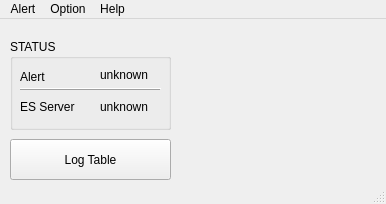
<?xml version="1.0" encoding="UTF-8"?>
<ui version="4.0">
 <class>MainWindow</class>
 <widget class="QMainWindow" name="MainWindow">
  <property name="geometry">
   <rect>
    <x>0</x>
    <y>0</y>
    <width>386</width>
    <height>204</height>
   </rect>
  </property>
  <property name="sizePolicy">
   <sizepolicy hsizetype="Fixed" vsizetype="Fixed">
    <horstretch>0</horstretch>
    <verstretch>0</verstretch>
   </sizepolicy>
  </property>
  <property name="windowTitle">
   <string>움직임 감지 알람</string>
  </property>
  <widget class="QWidget" name="centralwidget">
   <widget class="QGroupBox" name="groupBox">
    <property name="geometry">
     <rect>
      <x>10</x>
      <y>20</y>
      <width>161</width>
      <height>91</height>
     </rect>
    </property>
    <property name="title">
     <string>STATUS</string>
    </property>
    <widget class="QLabel" name="status_alert_d">
     <property name="geometry">
      <rect>
       <x>90</x>
       <y>30</y>
       <width>56</width>
       <height>12</height>
      </rect>
     </property>
     <property name="text">
      <string>unknown</string>
     </property>
    </widget>
    <widget class="QLabel" name="status_es_d">
     <property name="geometry">
      <rect>
       <x>90</x>
       <y>60</y>
       <width>56</width>
       <height>16</height>
      </rect>
     </property>
     <property name="text">
      <string>unknown</string>
     </property>
    </widget>
    <widget class="QLabel" name="status_alert">
     <property name="geometry">
      <rect>
       <x>10</x>
       <y>30</y>
       <width>41</width>
       <height>16</height>
      </rect>
     </property>
     <property name="text">
      <string>Alert</string>
     </property>
    </widget>
    <widget class="QLabel" name="status_es">
     <property name="geometry">
      <rect>
       <x>10</x>
       <y>60</y>
       <width>61</width>
       <height>16</height>
      </rect>
     </property>
     <property name="text">
      <string>ES Server</string>
     </property>
    </widget>
    <widget class="Line" name="line">
     <property name="geometry">
      <rect>
       <x>10</x>
       <y>40</y>
       <width>141</width>
       <height>21</height>
      </rect>
     </property>
     <property name="frameShadow">
      <enum>QFrame::Raised</enum>
     </property>
     <property name="lineWidth">
      <number>1</number>
     </property>
     <property name="orientation">
      <enum>Qt::Horizontal</enum>
     </property>
    </widget>
   </widget>
   <widget class="QPushButton" name="log_table">
    <property name="geometry">
     <rect>
      <x>10</x>
      <y>120</y>
      <width>161</width>
      <height>41</height>
     </rect>
    </property>
    <property name="text">
     <string>Log Table</string>
    </property>
   </widget>
  </widget>
  <widget class="QMenuBar" name="menubar">
   <property name="geometry">
    <rect>
     <x>0</x>
     <y>0</y>
     <width>386</width>
     <height>21</height>
    </rect>
   </property>
   <widget class="QMenu" name="menu_alert">
    <property name="title">
     <string>Alert</string>
    </property>
    <addaction name="alert_enable"/>
    <addaction name="alert_disable"/>
   </widget>
   <widget class="QMenu" name="menu_option">
    <property name="title">
     <string>Option</string>
    </property>
    <addaction name="menu_ES_Server"/>
   </widget>
   <widget class="QMenu" name="menu_info">
    <property name="title">
     <string>Help</string>
    </property>
    <addaction name="actionhelp"/>
    <addaction name="separator"/>
    <addaction name="actionInfo"/>
   </widget>
   <addaction name="menu_alert"/>
   <addaction name="menu_option"/>
   <addaction name="menu_info"/>
  </widget>
  <widget class="QStatusBar" name="statusbar"/>
  <action name="alert_enable">
   <property name="text">
    <string>Enable</string>
   </property>
   <property name="iconText">
    <string>Enable</string>
   </property>
  </action>
  <action name="alert_disable">
   <property name="enabled">
    <bool>false</bool>
   </property>
   <property name="text">
    <string>Disable</string>
   </property>
  </action>
  <action name="menu_ES_Server">
   <property name="text">
    <string>ES Server</string>
   </property>
  </action>
  <action name="actionhelp">
   <property name="text">
    <string>Help</string>
   </property>
  </action>
  <action name="actionInfo">
   <property name="text">
    <string>About</string>
   </property>
  </action>
 </widget>
 <resources/>
 <connections/>
</ui>
